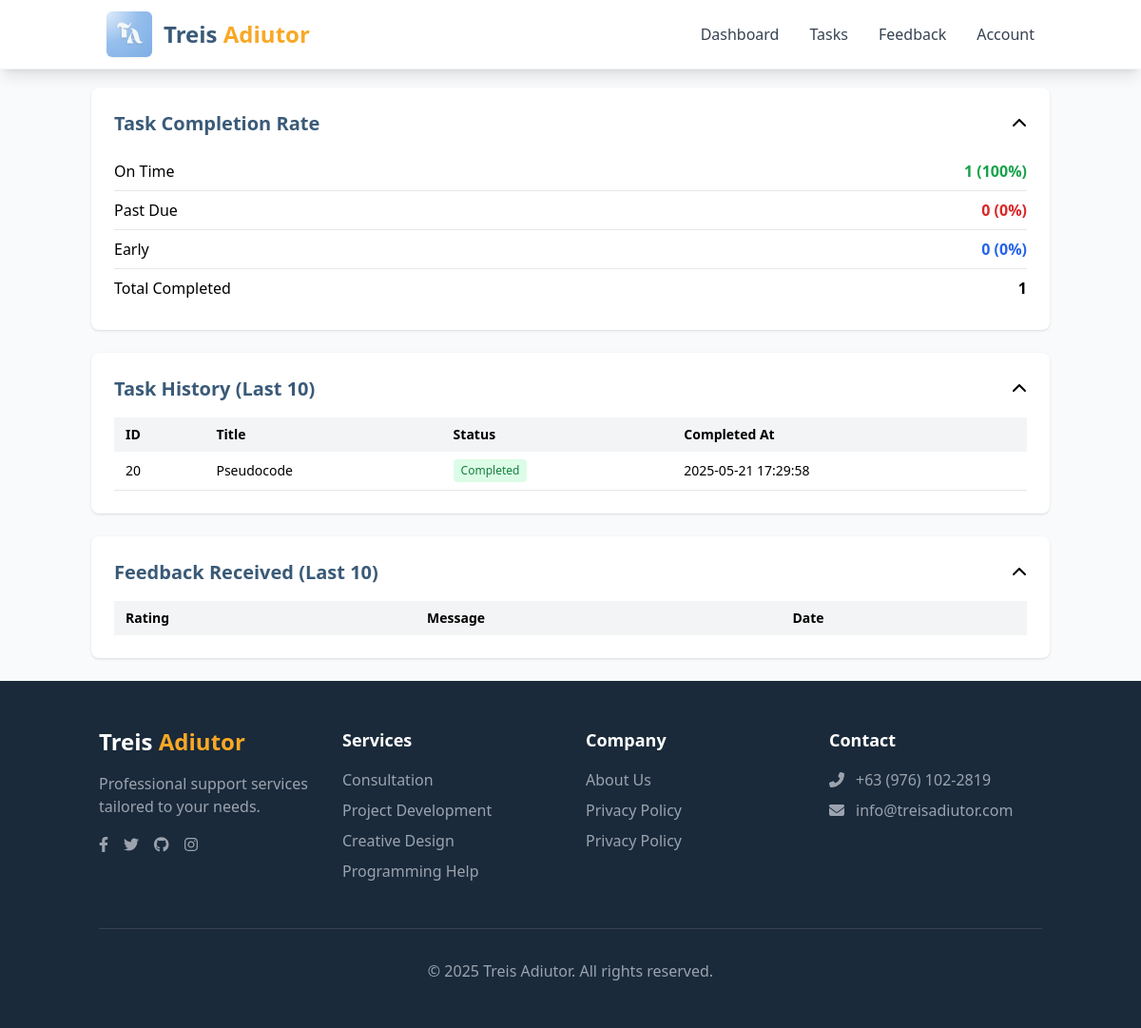
/adiutor/reports.php (signed in), run on the app's committed database.
### tables this page shows
CREATE TABLE `tasks` (
  `taskID` int(11) NOT NULL,
  `title` varchar(255) DEFAULT NULL,
  `description` text DEFAULT NULL,
  `assignedBy` int(11) DEFAULT NULL,
  `assignedTo` int(11) DEFAULT NULL,
  `dueDate` date DEFAULT NULL,
  `status` enum('pending','in progress','completed') DEFAULT 'pending',
  `priority` enum('low','medium','high') DEFAULT 'medium',
  `dateAssigned` timestamp NOT NULL DEFAULT current_timestamp(),
  `taskType` varchar(50) DEFAULT NULL,
  `formID` int(11) DEFAULT NULL,
  `createdAt` datetime DEFAULT current_timestamp(),
  `updatedAt` datetime DEFAULT current_timestamp()
);

### adiutor/reports.php (the view, shortened to what this page needs)
<?php
include '../includes/db.php';
$onTime = $pastDue = $early = $totalCompleted = 0;
$sql = "SELECT updatedAt, dueDate, createdAt FROM tasks WHERE status = 'completed'";
$result = $conn->query($sql);
while ($row = $result->fetch_assoc()) {
    $totalCompleted++;
    $completed = strtotime($row['updatedAt']);
    $due = strtotime($row['dueDate']);
    $created = strtotime($row['createdAt']);
    if ($completed < $due && $completed > $created) $onTime++;
    elseif ($completed > $due) $pastDue++;
    elseif ($completed <= $created) $early++;
}
$taskHistory = [];
$sql = "SELECT taskID, title, status, updatedAt FROM tasks WHERE status = 'completed' ORDER BY updatedAt DESC LIMIT 10";
$result = $conn->query($sql);
while ($row = $result->fetch_assoc()) {
    $taskHistory[] = $row;
}
?>
<!DOCTYPE html>
<html>
<head>
    <script src="https://cdn.tailwindcss.com"></script>
</head>
<body class="bg-gray-50 min-h-screen">
    <?php include 'components/navbar.php'; ?>
    <div class="container mx-auto px-2 py-6">
        <h1 class="text-3xl font-bold text-primary mb-8 text-center">Reports / Analytics</h1>
        <div class="space-y-6">
            <div class="bg-white rounded-lg shadow p-6">
                <button onclick="toggleSection('completionRate')" class="flex items-center w-full text-left focus:outline-none">
                    <span class="text-xl font-semibold text-primary flex-1">Task Completion Rate</span>
                    <i id="icon-completionRate" class="fa fa-chevron-down transition-transform"></i>
                </button>
                <div id="completionRate" class="mt-4">
                    <ul class="divide-y divide-gray-200">
                        <li class="py-2 flex justify-between">
                            <span>On Time</span>
                            <span class="font-semibold text-green-600"><?php echo $onTime; ?> (<?php echo $totalCompleted ? round($onTime/$totalCompleted*100,1) : 0; ?>%)</span>
                        </li>
                        <li class="py-2 flex justify-between">
                            <span>Past Due</span>
                            <span class="font-semibold text-red-600"><?php echo $pastDue; ?> (<?php echo $totalCompleted ? round($pastDue/$totalCompleted*100,1) : 0; ?>%)</span>
                        </li>
                        <li class="py-2 flex justify-between">
                            <span>Early</span>
                            <span class="font-semibold text-blue-600"><?php echo $early; ?> (<?php echo $totalCompleted ? round($early/$totalCompleted*100,1) : 0; ?>%)</span>
                        </li>
                        <li class="py-2 flex justify-between">
                            <span>Total Completed</span>
                            <span class="font-semibold"><?php echo $totalCompleted; ?></span>
                        </li>
                    </ul>
                </div>
            </div>
            <div class="bg-white rounded-lg shadow p-6">
                <button onclick="toggleSection('taskHistory')" class="flex items-center w-full text-left focus:outline-none">
                    <span class="text-xl font-semibold text-primary flex-1">Task History (Last 10)</span>
                    <i id="icon-taskHistory" class="fa fa-chevron-down transition-transform"></i>
                </button>
                <div id="taskHistory" class="overflow-x-auto mt-4 no-scrollbar">
                    <table class="min-w-full text-sm text-left">
                        <thead>
                            <tr class="bg-gray-100">
                                <th class="py-2 px-3">ID</th>
                                <th class="py-2 px-3">Title</th>
                                <th class="py-2 px-3">Status</th>
                                <th class="py-2 px-3">Completed At</th>
                            </tr>
                        </thead>
                        <tbody>
                        <?php foreach ($taskHistory as $task): ?>
                            <tr class="border-b hover:bg-gray-50">
                                <td class="py-2 px-3"><?php echo htmlspecialchars($task['taskID']); ?></td>
                                <td class="py-2 px-3"><?php echo htmlspecialchars($task['title']); ?></td>
                                <td class="py-2 px-3">
                                    <span class="inline-block px-2 py-1 rounded text-xs font-medium
                                        <?php
                                            if ($task['status'] === 'completed') echo 'bg-green-100 text-green-700';
                                            else echo 'bg-gray-100 text-gray-700';
                                        ?>">
                                        <?php echo ucwords(htmlspecialchars($task['status'])); ?>
                                    </span>
                                </td>
                                <td class="py-2 px-3"><?php echo htmlspecialchars($task['updatedAt']); ?></td>
                            </tr>
                        <?php endforeach; ?>
                        </tbody>
                    </table>
                </div>
            </div>
            <div class="bg-white rounded-lg shadow p-6">
                <button onclick="toggleSection('feedbacks')" class="flex items-center w-full text-left focus:outline-none">
                    <span class="text-xl font-semibold text-primary flex-1">Feedback Received (Last 10)</span>
                    <i id="icon-feedbacks" class="fa fa-chevron-down transition-transform"></i>
                </button>
                <div id="feedbacks" class="overflow-x-auto mt-4 no-scrollbar">
                    <table class="min-w-full text-sm text-left">
                        <thead>
                            <tr class="bg-gray-100">
                                <th class="py-2 px-3">Rating</th>
                                <th class="py-2 px-3">Message</th>
                                <th class="py-2 px-3">Date</th>
                            </tr>
                        </thead>
                    </table>
                </div>
            </div>
        </div>
    </div>
    <?php include 'components/footer.php'; ?>
</body>
</html>

### adiutor/reports.php (style rules this page uses)
.no-scrollbar { -ms-overflow-style: none; scrollbar-width: none; }

### data on the page
tasks: taskID "20", title "Pseudocode", status "Completed", updatedAt "2025-05-21 17:29:58"

### other printed values
$onTime "1"
$onTime/$totalCompleted*100 "100"
$pastDue "0"
$pastDue/$totalCompleted*100 "0"
$early "0"
$early/$totalCompleted*100 "0"
$totalCompleted "1"
